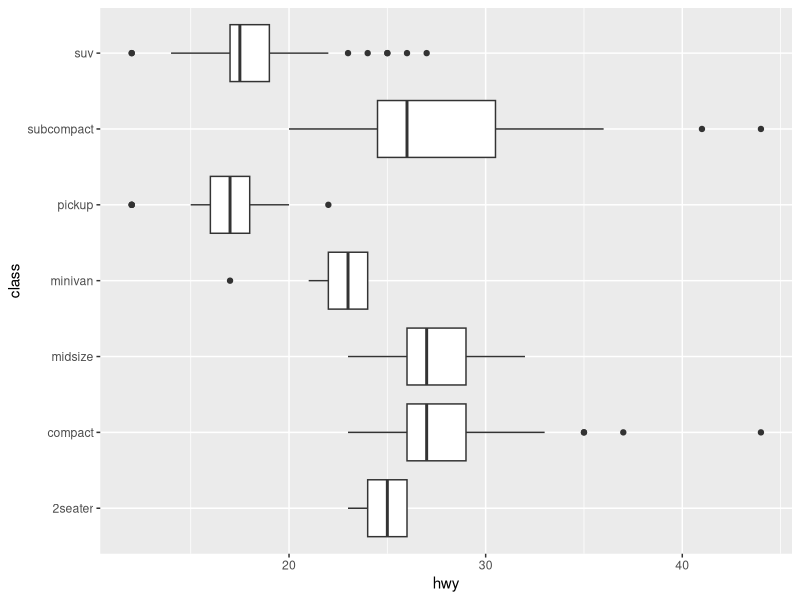
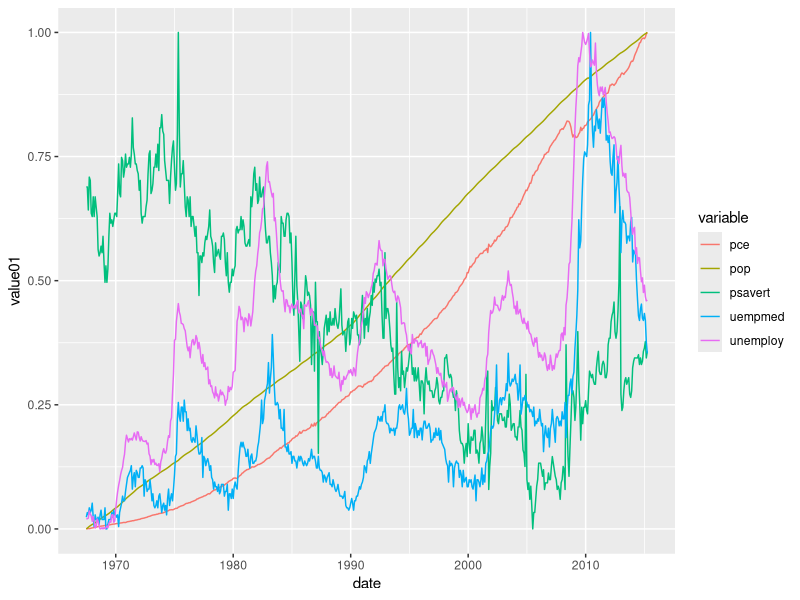
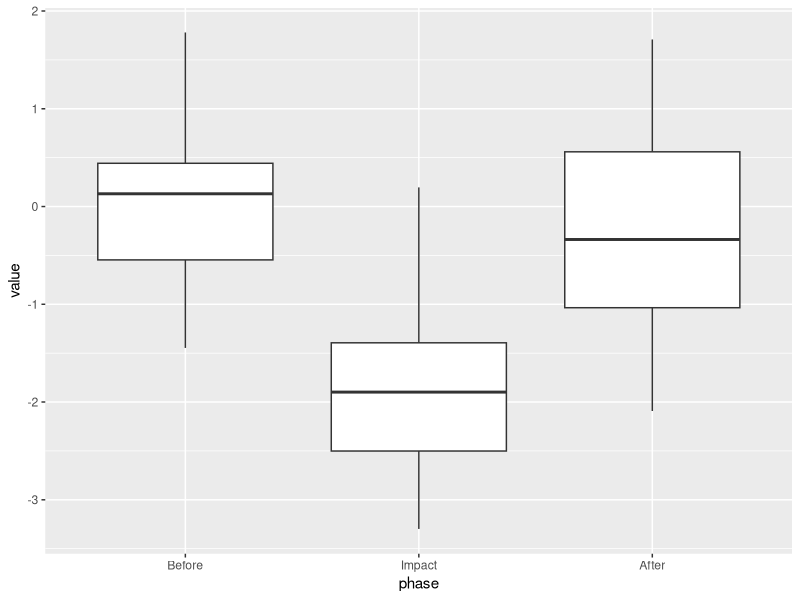
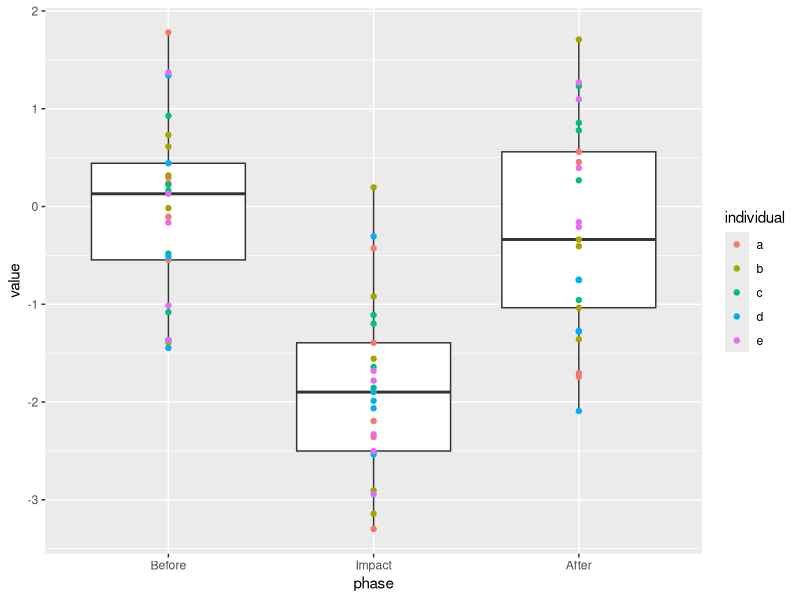
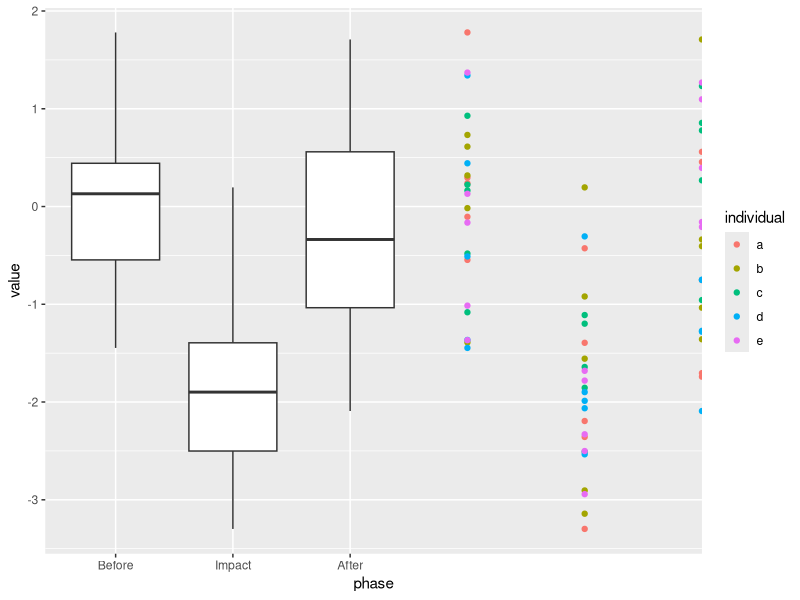
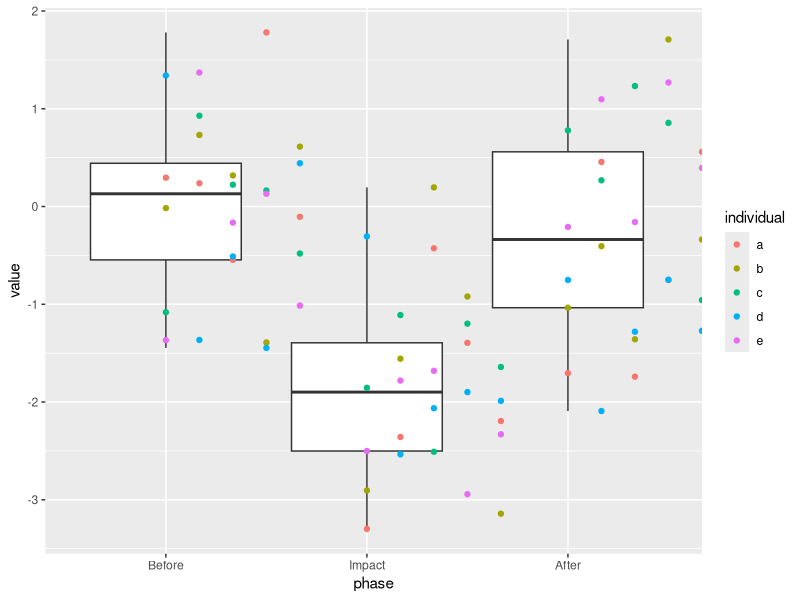
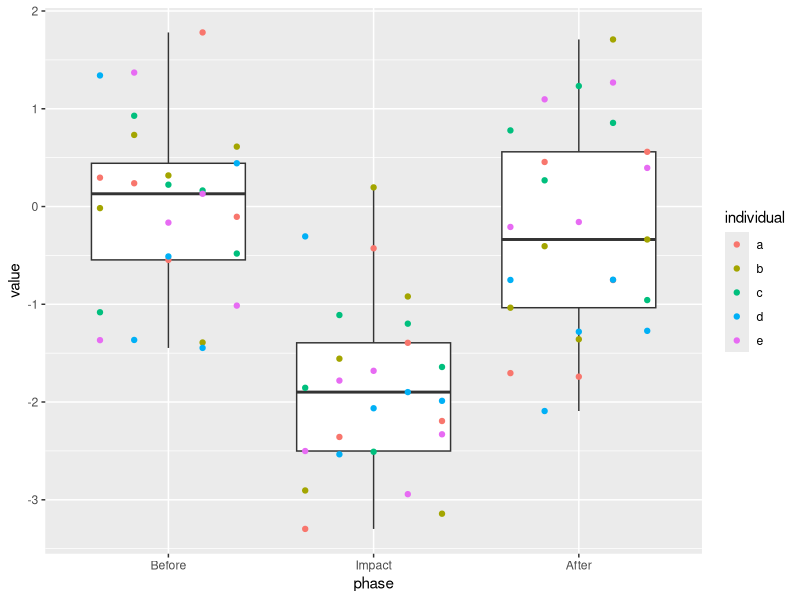
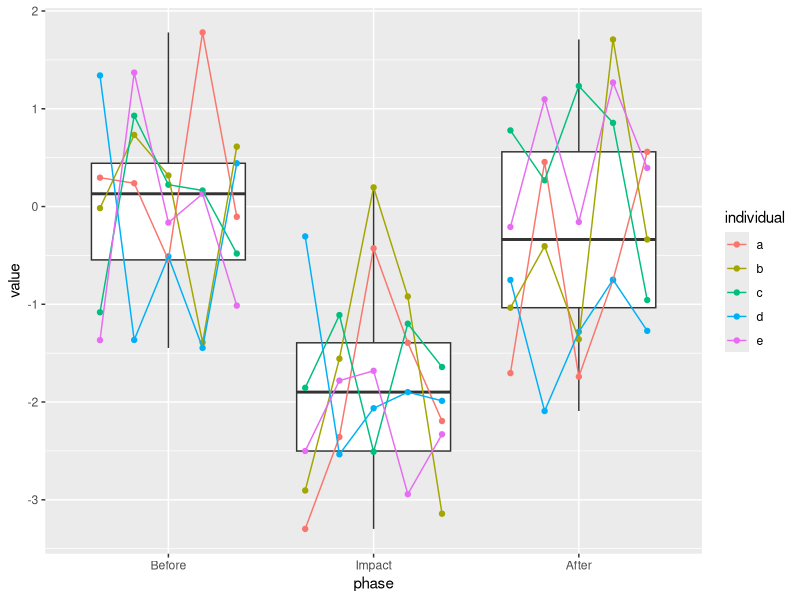

These charts were generated, in order, by the following R code:
## ---- chunk 1
#| echo: false
library(ggplot2)
## ---- chunk 2
ggplot(mpg, aes(hwy, class)) +
  geom_boxplot()
## ---- chunk 3
ggplot(economics_long, aes(date, value01, colour = variable)) +
  geom_line()
## ---- chunk 4
library(ggplot2); library(dplyr)

my_data <- tibble(
  # Create five individuals with 15 measurements each
  individual = rep(letters[1:5], each = 15),
  
  # Create a time for each of the 15 measurements
  time = rep(
    seq.POSIXt(ISOdate(2020, 02, 03), by = 'min', length.out = 15),
    times = 5),
  
  # Group by experimental phase
  phase = factor(
    rep(
      c('Before', 'Impact', 'After'), each = 5, times = 5
    ),
    ordered = T,
    levels = c('Before', 'Impact', 'After')
  )
) |> 
  rowwise() |> 
  mutate(
    # make fake data
    value = ifelse(phase %in% c('Before', 'After'),
                         rnorm(1), rnorm(1, mean = -2))
  )

my_data

## ---- chunk 5
my_data <- my_data |> 
  group_by(phase) |> 
  summarize(time.start = min(time),
            time.end = max(time)) |> 
  right_join(my_data)

my_data

## ---- chunk 6
my_data <- my_data |> 
  mutate_at(vars(starts_with('time')),
            as.numeric)

my_data
## ---- chunk 7
ggplot(data = my_data, aes(x = phase, y = value)) +
  geom_boxplot()
## ---- chunk 8
ggplot(data = my_data, aes(x = phase, y = value)) +
  geom_boxplot() +
  geom_point(aes(color = individual))
## ---- chunk 9
ggplot(data = my_data, aes(x = phase, y = value)) +
  geom_boxplot() +
  geom_point(aes(color = individual),
             position = position_nudge(x = 3))
## ---- chunk 10
my_data <- my_data |> 
  mutate(
    nudge = (
      ((time - time.start) * (1/3 - (-1/3))) /
        (time.end - time.start)
      )
  )

ggplot(data = my_data, aes(x = phase, y = value)) +
  geom_boxplot() +
  geom_point(aes(color = individual),
             position = position_nudge(x = my_data$nudge))
## ---- chunk 11
my_data <- my_data |> 
  mutate(
    nudge = (
      ((time - time.start) * (1/3 - (-1/3))) /
        (time.end - time.start)
      ) - 1/3
  )

ggplot(data = my_data, aes(x = phase, y = value)) +
  geom_boxplot() +
  geom_point(aes(color = individual),
             position = position_nudge(x = my_data$nudge))
## ---- chunk 12
#| classes: preview-image
ggplot(data = my_data, aes(x = phase, y = value)) +
  geom_boxplot() +
  geom_point(aes(color = individual),
             position = position_nudge(x = my_data$nudge)) +
  geom_line(aes(color = individual),
            position = position_nudge(x = my_data$nudge))
